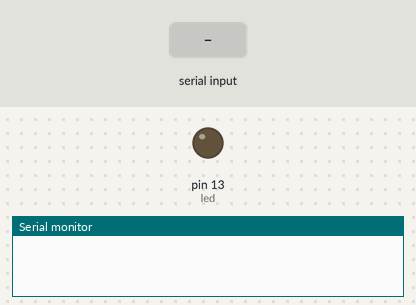
A sketch run on a simulated Arduino Uno, built with avr-gcc and run on an emulated ATmega328P. Parts: output pins drawn as LEDs (lit = HIGH), the last lines printed to the serial monitor. The test bench sets the inputs (shaded band).

Above: at 1.2 s.
1.3 s: "F" received over Serial
At 1.7 s:
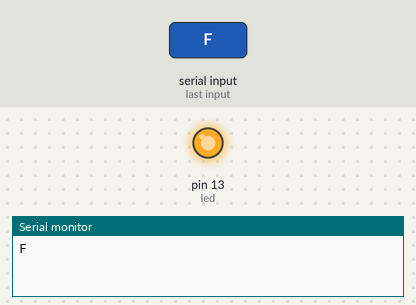
2.8 s: "B" received over Serial
At 4.1 s:
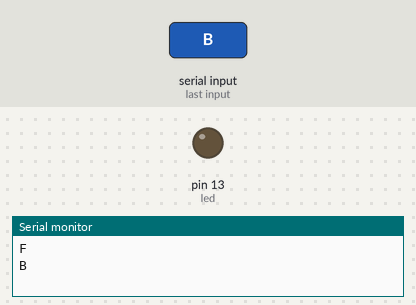
Timing chart, 0 to 5.8 s (numbered marks = the images above; inputs shaded):
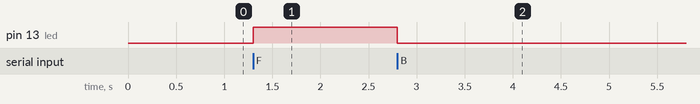

Measured:
- after the input at 1.3 s, pin 13 (led): LOW → HIGH at once
- after the input at 2.8 s, pin 13 (led): HIGH → LOW at once

The sketch:

bluetooth.ino
```cpp
#define led 13

char in;

void setup() {
  // put your setup code here, to run once:
  pinMode(led,OUTPUT);
  Serial.begin(9600);
}
void loop() {
  // put your main code here, to run repeatedly:
  if(Serial.available() >0)
  {
    in=Serial.read();
    Serial.println(in);
    if(in== 'F') digitalWrite(led,1);
    else if(in=='B') digitalWrite(led,0);
}
}
```
